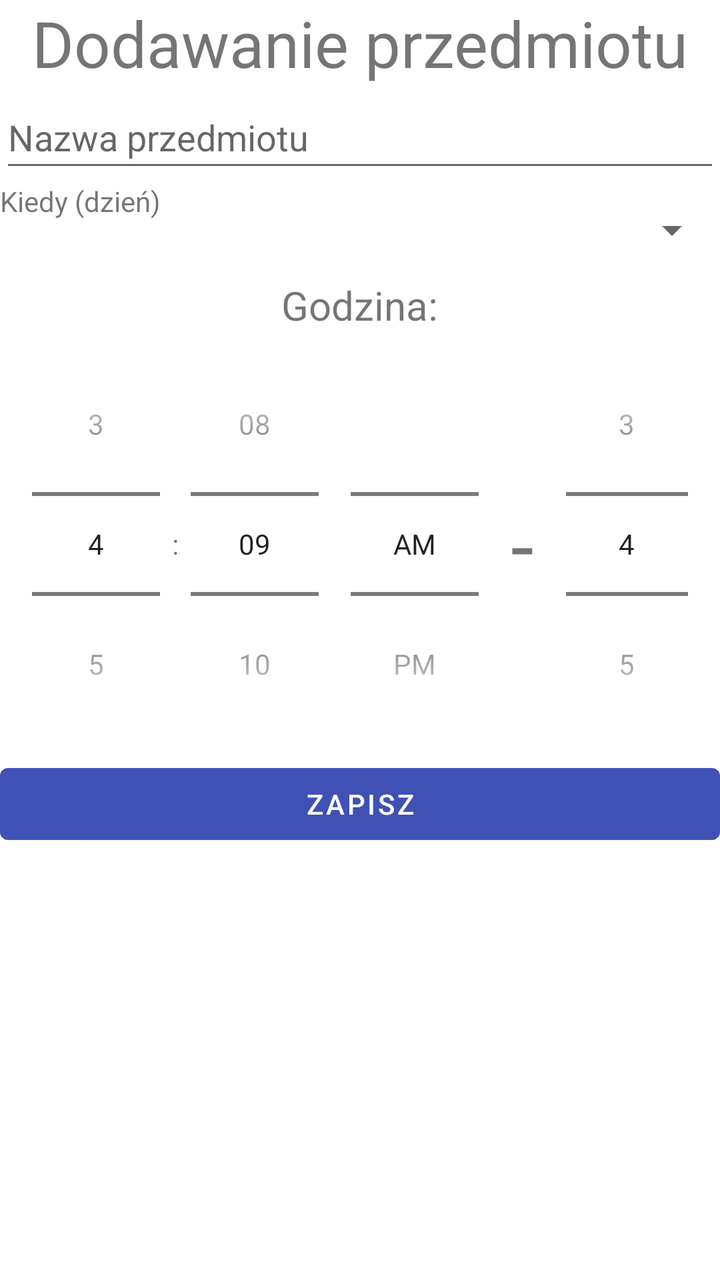
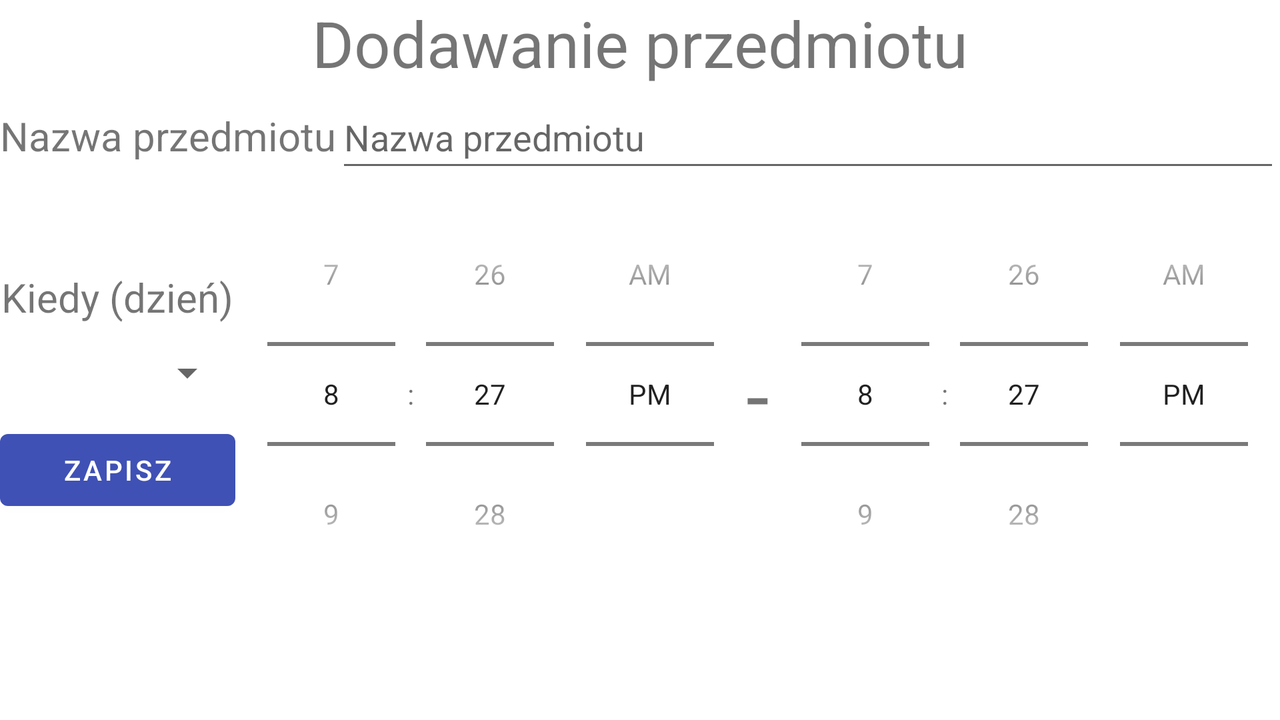

One screen, two layout resources from the same app: the default and the repository's alternative for another configuration. Each is rendered where Android would select it; the XML of both is given below.
<!-- AndroidManifest.xml: application theme Theme.AsystentNauczyciela -->
<!-- res/layout/fragment_add_subject.xml -->
<?xml version="1.0" encoding="utf-8"?>
<androidx.constraintlayout.widget.ConstraintLayout xmlns:android="http://schemas.android.com/apk/res/android"
    xmlns:app="http://schemas.android.com/apk/res-auto"
    xmlns:tools="http://schemas.android.com/tools"
    android:id="@+id/frameLayout"
    android:layout_width="match_parent"
    android:layout_height="match_parent"
    tools:context=".screens.subjects.add.AddSubject">

    <LinearLayout
        android:layout_width="match_parent"
        android:layout_height="match_parent"
        android:orientation="vertical"
        app:layout_constraintBottom_toBottomOf="parent"
        app:layout_constraintEnd_toEndOf="parent"
        app:layout_constraintStart_toStartOf="parent"
        app:layout_constraintTop_toTopOf="parent">

        <LinearLayout
            android:layout_width="match_parent"
            android:layout_height="wrap_content"
            android:orientation="horizontal">

            <TextView
                android:id="@+id/title_add"
                android:layout_width="match_parent"
                android:layout_height="wrap_content"
                android:text="@string/add_subject_fragment"
                android:gravity="center_horizontal"
                android:textSize="32sp"/>
        </LinearLayout>

        <LinearLayout
            android:layout_width="match_parent"
            android:layout_height="wrap_content"
            android:gravity="center_horizontal">


            <EditText
                android:id="@+id/edit_name"
                android:layout_width="match_parent"
                android:layout_height="48dp"
                android:hint="@string/nazwa_przedmiotu"
                android:inputType="text"
                tools:ignore="TextContrastCheck"
                android:autofillHints="" />

        </LinearLayout>

        <LinearLayout
            android:layout_width="match_parent"
            android:layout_height="wrap_content"
            android:gravity="center_horizontal">
            <TextView
                android:id="@+id/textView4"
                android:layout_width="wrap_content"
                android:layout_height="wrap_content"
                android:text="@string/kiedy_dzie" />

            <Spinner
                android:id="@+id/day_spinner"
                android:layout_width="match_parent"
                android:layout_height="48dp"
                android:hint="@string/dzie"
                tools:ignore="SpeakableTextPresentCheck" />


        </LinearLayout>
        <LinearLayout
            android:layout_width="match_parent"
            android:layout_height="wrap_content"
            android:orientation="horizontal"
            android:gravity="center_horizontal">
            <TextView
                android:id="@+id/tymczasowy"
                android:layout_width="wrap_content"
                android:layout_height="wrap_content"
                android:text="@string/godzina"
                android:textSize="20sp"/>
        </LinearLayout>
        <LinearLayout
            android:layout_width="match_parent"
            android:layout_height="wrap_content"
            android:orientation="horizontal"
            android:gravity="center_horizontal">

            <TimePicker
                android:id="@+id/time_picker_from"
                android:layout_width="wrap_content"
                android:layout_height="wrap_content"
                android:timePickerMode="spinner"
                />

            <TextView
                android:layout_width="wrap_content"
                android:layout_height="match_parent"
                android:text="@string/space"
                android:gravity="center"
                android:textSize="42sp" />
            <TimePicker
                android:id="@+id/time_picker_to"
                android:layout_width="wrap_content"
                android:layout_height="wrap_content"
                android:timePickerMode="spinner"
                />
        </LinearLayout>

        <LinearLayout
            android:layout_width="match_parent"
            android:layout_height="match_parent"
            android:orientation="horizontal">
            <Button
                android:id="@+id/button"
                android:layout_width="match_parent"
                android:layout_height="wrap_content"
                android:text="@string/zapisz" />
        </LinearLayout>

    </LinearLayout>

</androidx.constraintlayout.widget.ConstraintLayout>
<!-- resources referenced by this layout -->
<resources>
  <string name="add_subject_fragment">Dodawanie przedmiotu</string>
  <string name="dzie">Dzień</string>
  <string name="godzina">Godzina:</string>
  <string name="kiedy_dzie">Kiedy (dzień)</string>
  <string name="nazwa_przedmiotu">Nazwa przedmiotu</string>
  <string name="space">-</string>
  <string name="zapisz">Zapisz</string>
  <style name="Theme.AsystentNauczyciela" parent="Theme.MaterialComponents.DayNight.DarkActionBar">
          
          <item name="colorPrimary">#3F51B5</item>
          <item name="colorPrimaryVariant">#3F51B5</item>
          <item name="colorOnPrimary">@color/white</item>
          
          <item name="colorSecondary">@color/teal_200</item>
          <item name="colorSecondaryVariant">@color/teal_700</item>
          <item name="colorOnSecondary">@color/black</item>
          
          <item name="android:statusBarColor" tools:targetApi="l">?attr/colorPrimaryVariant</item>
          
      </style>
</resources>
<!-- res/layout-land/fragment_add_subject.xml (the repository's variant of the layout above) -->
<!-- drawn on the phone turned sideways -->
<?xml version="1.0" encoding="utf-8"?>
<androidx.constraintlayout.widget.ConstraintLayout xmlns:android="http://schemas.android.com/apk/res/android"
    xmlns:app="http://schemas.android.com/apk/res-auto"
    xmlns:tools="http://schemas.android.com/tools"
    android:id="@+id/frameLayout"
    android:layout_width="match_parent"
    android:layout_height="match_parent"
    tools:context=".screens.subjects.add.AddSubject">

    <LinearLayout
        android:layout_width="match_parent"
        android:layout_height="match_parent"
        android:orientation="vertical"
        app:layout_constraintBottom_toBottomOf="parent"
        app:layout_constraintEnd_toEndOf="parent"
        app:layout_constraintStart_toStartOf="parent"
        app:layout_constraintTop_toTopOf="parent">

        <LinearLayout
            android:layout_width="match_parent"
            android:layout_height="wrap_content"
            android:orientation="horizontal">

            <TextView
                android:id="@+id/title_add"
                android:layout_width="match_parent"
                android:layout_height="wrap_content"
                android:text="@string/add_subject_fragment"
                android:gravity="center_horizontal"
                android:textSize="32sp"/>
        </LinearLayout>

        <LinearLayout
            android:layout_width="match_parent"
            android:layout_height="wrap_content"
            android:gravity="center_horizontal">

            <TextView
                android:id="@+id/textView3"
                android:layout_width="wrap_content"
                android:layout_height="wrap_content"
                android:text="@string/nazwa_przedmiotu"
                android:textSize="20sp"/>

            <EditText
                android:id="@+id/edit_name"
                android:layout_width="match_parent"
                android:layout_height="48dp"
                android:autofillHints=""
                android:inputType="text"
                android:ems="10"
                android:hint="@string/nazwa_przedmiotu"
                tools:ignore="DuplicateSpeakableTextCheck" />

        </LinearLayout>

        <LinearLayout
            android:layout_width="match_parent"
            android:layout_height="wrap_content"
            android:gravity="center"
            android:orientation="horizontal">

            <LinearLayout
                android:layout_width="0dp"
                android:layout_height="wrap_content"
                android:layout_weight="1"
                android:orientation="vertical"
                android:gravity="center_horizontal">

                <TextView
                    android:id="@+id/textView4"
                    android:layout_width="wrap_content"
                    android:layout_height="wrap_content"
                    android:text="@string/kiedy_dzie"
                    android:textSize="20sp"/>

                <Spinner
                    android:id="@+id/day_spinner"
                    android:layout_width="match_parent"
                    android:layout_height="49dp"
                    tools:ignore="SpeakableTextPresentCheck" />

               

                <Button
                    android:id="@+id/button"
                    android:layout_width="match_parent"
                    android:layout_height="wrap_content"
                    android:text="@string/zapisz" />

            </LinearLayout>

            <TimePicker
                android:id="@+id/time_picker_from"
                android:layout_width="wrap_content"
                android:layout_height="wrap_content"
                android:timePickerMode="spinner" />

            <TextView
                android:layout_width="wrap_content"
                android:layout_height="match_parent"
                android:gravity="center"
                android:text="@string/space"
                android:textSize="42sp" />

            <TimePicker
                android:id="@+id/time_picker_to"
                android:layout_width="wrap_content"
                android:layout_height="wrap_content"
                android:timePickerMode="spinner" />
        </LinearLayout>

    </LinearLayout>

</androidx.constraintlayout.widget.ConstraintLayout>
<!-- resources referenced by the variant -->
<!-- as the phone turned sideways resolves them -->
<resources>
  <string name="add_subject_fragment">Dodawanie przedmiotu</string>
  <string name="kiedy_dzie">Kiedy (dzień)</string>
  <string name="nazwa_przedmiotu">Nazwa przedmiotu</string>
  <string name="space">-</string>
  <string name="zapisz">Zapisz</string>
  <style name="Theme.AsystentNauczyciela" parent="Theme.MaterialComponents.DayNight.DarkActionBar">
          
          <item name="colorPrimary">#3F51B5</item>
          <item name="colorPrimaryVariant">#3F51B5</item>
          <item name="colorOnPrimary">@color/white</item>
          
          <item name="colorSecondary">@color/teal_200</item>
          <item name="colorSecondaryVariant">@color/teal_700</item>
          <item name="colorOnSecondary">@color/black</item>
          
          <item name="android:statusBarColor" tools:targetApi="l">?attr/colorPrimaryVariant</item>
          
      </style>
</resources>
